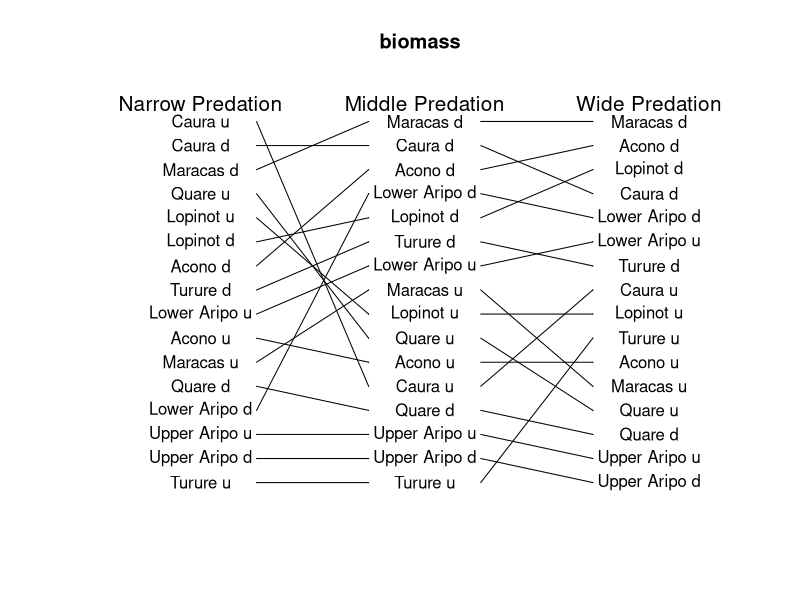

The R source for this figure:
## ---- chunk 1
###Making a plot of how high pressure predation sites are when measured in 
#different levels of predation

setwd("C:\\Users\\faj\\Documents\\OneDrive for Business\\research\\FishPredation\\Data")

library(dplyr)
library(tidyr)
library(ggplot2)
library(lme4)


#preparing data 

fishDataAll <- read.csv("Fish data June 2017.csv")
head(fishDataAll)
str(fishDataAll)
levels(fishDataAll$species)
selectMonths <- c("07", "08")# i am selecting out these months because then i can use the last timepoint 

group12 <- c("Hoplias malabaricus", "Crenicichla frenata", "Gymnotus carapo", "Anablepsoides hartii",
			"Cichlasoma taenia", "Cichlasoma taenia", "Corynopoma riisei", "Roeboides dientonito", 
			"Agonostomus monticola", "Rhamdia quelen", "andinoacara pulcher", "Hemigrammus unilineatus")



#select data from only the July and Auguest, and remove first year 
SelectData <- fishDataAll %>% 
	separate(date, c("Day", "Month", "Year"), sep = "/") %>%
	filter(Year != 2010)%>%
	filter(Month %in% selectMonths)

fishData <- data.frame(SelectData)

#calculate biomass
fishData$TotBiomass <- (fishData$numbercaught + fishData$numberseen)* fishData$weight


#calculating percentage biomass
TotBioSite<- fishData %>% 
	group_by(site, Year) %>%
	summarise(BiomasSiteSum = sum(TotBiomass, na.rm=TRUE))

siteBiomass <- data.frame(TotBioSite)

#Narrow Predation data
#-------------------------

#sum biomass per site and year
predatorsBioN <- fishData %>% 
	filter(species == "Hoplias malabaricus" | species == "Crenicichla frenata") %>%
	group_by(site, Year) %>%
	summarise(BiomassSum = sum(TotBiomass))

predatorsBio <- data.frame(predatorsBioN)
predatorsBio$Year <- as.numeric(predatorsBio$Year)
siteBiomass$Year <- as.numeric(siteBiomass$Year)

FishDataTot <- merge(siteBiomass, predatorsBio, by = c("site" ,"Year"),all=TRUE) # this makes sure i 
#know what years had no predators recoreded in 
head(FishDataTot)
FishDataTot$BiomassSum[is.na(FishDataTot$BiomassSum)] <- 0

FishDataTot$PropMass <- FishDataTot$BiomassSum / FishDataTot$BiomasSiteSum

Narrow <- aggregate(FishDataTot$PropMass, list(FishDataTot$site), median, na.rm=TRUE)

orderNarrow <- Narrow[order(Narrow$x),]
head(orderNarrow)

orderNarrow$predOrderN <- c(1:nrow(orderNarrow))

#Middle predation 
#------------------------------

#there are no fsih of species Anablepsoides hartii

#sum biomass per site and year
predatorsBioM <- fishData %>% 
	filter(species == "Hoplias malabaricus" | species == "Crenicichla frenata" | 
		species == "Gymnotus carapo") %>%
	group_by(site, Year) %>%
	summarise(BiomassSum = sum(TotBiomass))

predatorsBioMl <- data.frame(predatorsBioM)

predatorsBioMl$Year <- as.numeric(predatorsBioMl$Year)

FishDataTotM <- merge(siteBiomass, predatorsBioM, by = c("site" ,"Year"),all=TRUE) # this makes sure i 
#know what years had no predators recoreded in 
head(FishDataTotM)
FishDataTotM$BiomassSum[is.na(FishDataTotM$BiomassSum)] <- 0

FishDataTotM$PropMass <- FishDataTotM$BiomassSum / FishDataTotM$BiomasSiteSum


Middle <- aggregate(FishDataTotM$BiomassSum, list(FishDataTotM$site), median, na.rm=TRUE)

orderMiddle<- Middle[order(Middle$x),]
head(orderMiddle)

orderMiddle$predOrderM <- c(1:nrow(orderMiddle))

#Wide predation 
#------------------------------

#there are no fsih of species Anablepsoides hartii

#sum biomass per site and year
predatorsBioW <- fishData %>% 
	filter(species %in% group12) %>%
	group_by(site, Year) %>%
	summarise(BiomassSum = sum(TotBiomass))

predatorsBioWd <- data.frame(predatorsBioW)

predatorsBioWd$Year <- as.numeric(predatorsBioWd$Year)

FishDataTotW <- merge(siteBiomass, predatorsBioW, by = c("site" ,"Year"),all=TRUE) # this makes sure i 
#know what years had no predators recoreded in 
head(FishDataTotW)
FishDataTotW$BiomassSum[is.na(FishDataTotW$BiomassSum)] <- 0

FishDataTotW$PropMass <- FishDataTotW$BiomassSum / FishDataTotW$BiomasSiteSum

Wide <- aggregate(FishDataTotW$BiomassSum, list(FishDataTotW$site), median, na.rm=TRUE)

orderWide<- Wide[order(Wide$x),]
head(orderWide)

orderWide$predOrderW <- c(1:nrow(orderWide))


##merge all data 
#-----------------------------

orderNM <- merge(orderNarrow, orderMiddle, by = "Group.1")
orderNMW <- merge(orderNM, orderWide, by = "Group.1")

## ---- chunk 2
plotSetup <- data.frame(cbind(c(1:17),c(20:87))) # data to plot onto emptyp plot
plot(x = plotSetup$X2, y = plotSetup$X1, col="white", axes=FALSE , ylab = " ", xlab = "  ", main = "biomass")

#plot arrows
arrows(x0 = 36, y0 = orderNMW$predOrderN, x1 = 48, y1 = orderNMW$predOrderM, length = 0.001)
arrows(x0 = 60, y0 = orderNMW$predOrderM, x1 = 72, y1 = orderNMW$predOrderW, length = 0.001)

#plotting text 
text(x = 54, y = orderNMW$predOrderM, labels = orderNMW$Group.1)
text(x = 30, y = orderNMW$predOrderN, labels = orderNMW$Group.1)
text(x = 78, y = orderNMW$predOrderW, labels = orderNMW$Group.1)

text(x = 30, y = 16.75, labels = "Narrow Predation", cex = 1.25)
text(x = 54, y = 16.75, labels = "Middle Predation", cex = 1.25)
text(x = 78, y = 16.75, labels = "Wide Predation", cex = 1.25)
## ---- chunk 3
rownames(orderNMW) <- orderNMW$Group.1
corOrderNMW <- orderNMW[,c(2, 4, 6)] 
names(corOrderNMW ) <- c("Narrow", "Middle", "Wide")
cor(corOrderNMW, method="spearman")
